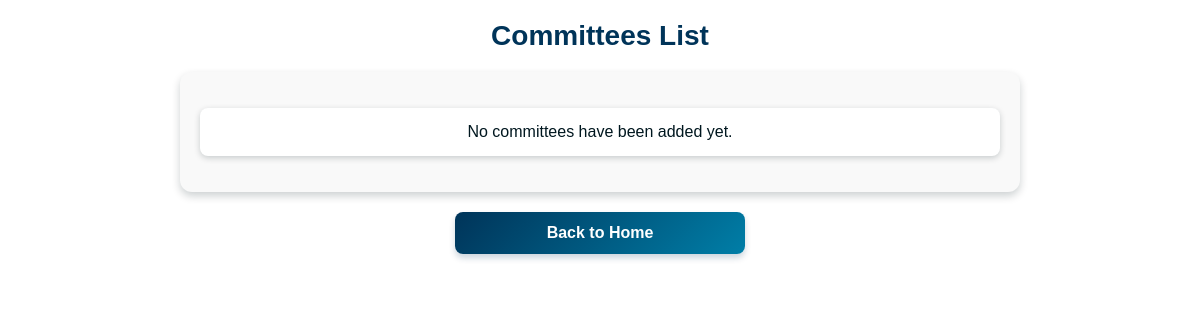
The app's page /committees/committees/, older data.
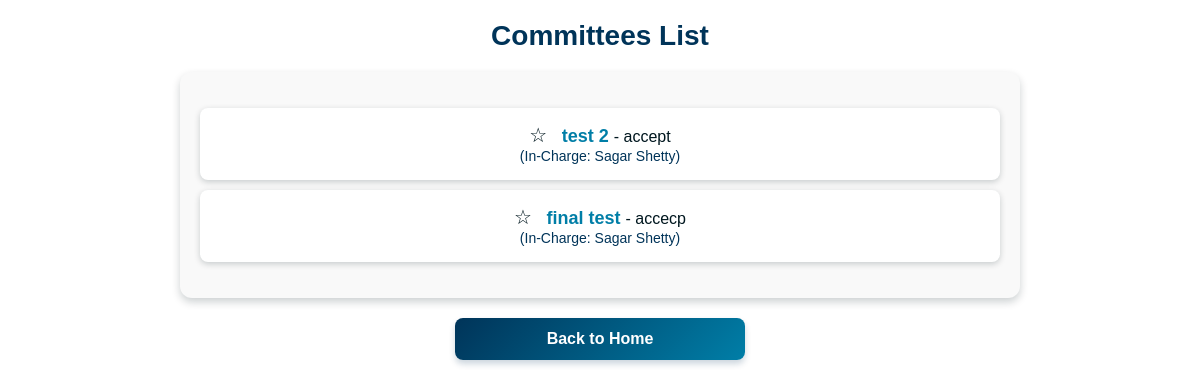
The same page, newer data.
### committees/models.py (models this page shows, shortened)
class Associations(models.Model):
    ROLE_CHOICES = (
        ('committees', 'Committees'),
        ('clubs', 'Clubs')
    )
    STATUS_CHOICES = (
        ('pending', 'Pending Approval'),
        ('approved', 'Approved'),
        ('rejected', 'Rejected'),
        ('delete_pending', 'Delete Request Pending'),
    )
    id = models.AutoField(primary_key=True)
    name = models.CharField(max_length=255)
    description = models.TextField()
    type = models.CharField(max_length=15, choices=ROLE_CHOICES)
    faculty_incharge = models.ForeignKey('faculty.Faculty', on_delete=models.CASCADE)
    created_by = models.ForeignKey('members.CoreMember', on_delete=models.CASCADE, null=True, blank=True)
    created_at = models.DateTimeField(auto_now_add=True)
    image = models.ImageField(upload_to='association_images/', null=True, blank=True)
    status = models.CharField(max_length=15, choices=STATUS_CHOICES, default='pending')

### faculty/models.py (models this page shows, shortened)
class Faculty(models.Model):
    id = models.OneToOneField(UserProfile, on_delete=models.CASCADE, primary_key=True)
    department = models.CharField(max_length=100)
    designation = models.CharField(max_length=100,null=True,blank=True)
    locked_dates = models.JSONField(null=True,blank=True)
    permissions = models.JSONField(default=list,null=True,blank=True)

### Login/models.py (models this page shows, shortened)
class UserProfile(models.Model):
    ROLE_CHOICES = (
        ('faculty', 'Faculty'),
        ('core_member', 'Core Member'),
        ('member', 'Member'),
        ('non_participating', 'Non Participating')
    )
    id = models.OneToOneField(settings.AUTH_USER_MODEL, on_delete=models.CASCADE, primary_key=True)
    ssv_id = models.IntegerField(null=True, blank=True, unique=True)  # New field
    full_name = models.CharField(max_length=255)
    role = models.CharField(max_length=20, choices=ROLE_CHOICES,default='non_participating')
    profile_picture = models.ImageField(upload_to='profile_pics/', default='profile_pics/default.jpg',null=True, blank=True)
    created_at = models.DateTimeField(auto_now_add=True)
    updated_at = models.DateTimeField(auto_now=True)

### committees/views.py (the view)
# urls.py: path('committees/', views.committees_list, name='committees_list'),
def committees_list(request):
    committees = Associations.objects.filter(type='committees',status__in=["approved", "delete_pending"])
    return render(request, 'committees/committees_list.html', {'committees': committees})

### committees/templates/committees/committees_list.html (shortened to what this page needs)
{% load static %}
<link rel="stylesheet" href="{% static 'css/committees_list.css' %}">
<h1>Committees List</h1>
<div class="committees-list">
    <ul>
        {% for committee in committees %}
            {% if committee.status == "approved" or committee.status == "delete_pending" %}
                <li>
                    <span class="star-icon" onclick="toggleSelection({{ committee.id }})">&#9734;</span>
                    <a href="{% url 'committees_detail' pk=committee.id %}" class="committee-link">
                        {{ committee.name }}
                    </a> - {{ committee.description }}
                    <br>
                    <span class="faculty-incharge">(In-Charge: {{ committee.faculty_incharge.id.full_name }})</span>
                </li>
            {% endif %}
        {% empty %}
            <li>No committees have been added yet.</li>
        {% endfor %}
    </ul>
</div>
<a href="{% url 'home' %}" class="btn-back">Back to Home</a>

Row changes from the older to the newer data that the page shows:
added Associations: name "test 2", description "accept", faculty_incharge.id.full_name "Sagar Shetty"
added Associations: name "final test", description "accecp", faculty_incharge.id.full_name "Sagar Shetty"
Text that changed along with them:
text no longer shown: "No committees have been added yet."
